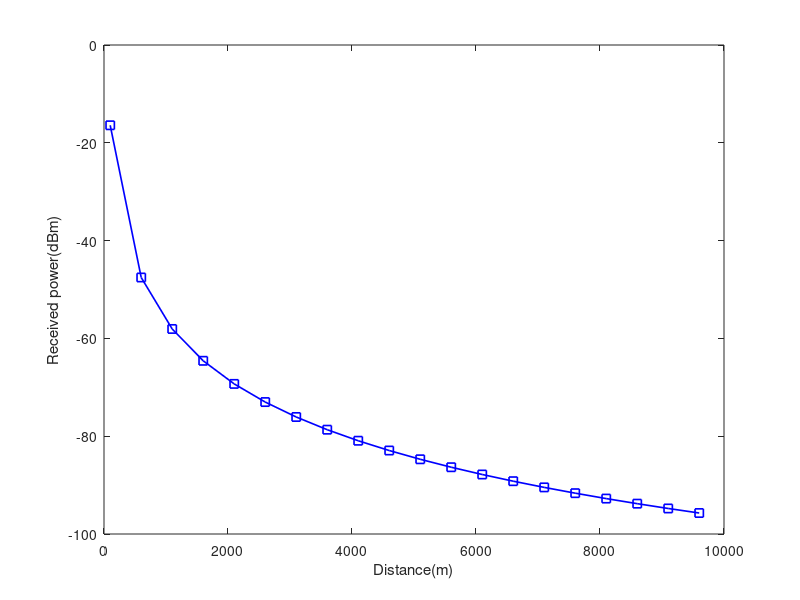

Source code (MATLAB):

clc
close all

PdBm=42;
P_W=10^((PdBm-30)/10);
ht=6;
hr=2;
d=[100:500:10e3];

Pr=P_W*(ht*hr./d.^2).^2;

Pr_dBm=10*log10(Pr)+30;

figure
plot(d,Pr_dBm,'-sb','LineWidth',1.2)
xlabel('Distance(m)')
ylabel('Received power(dBm)')